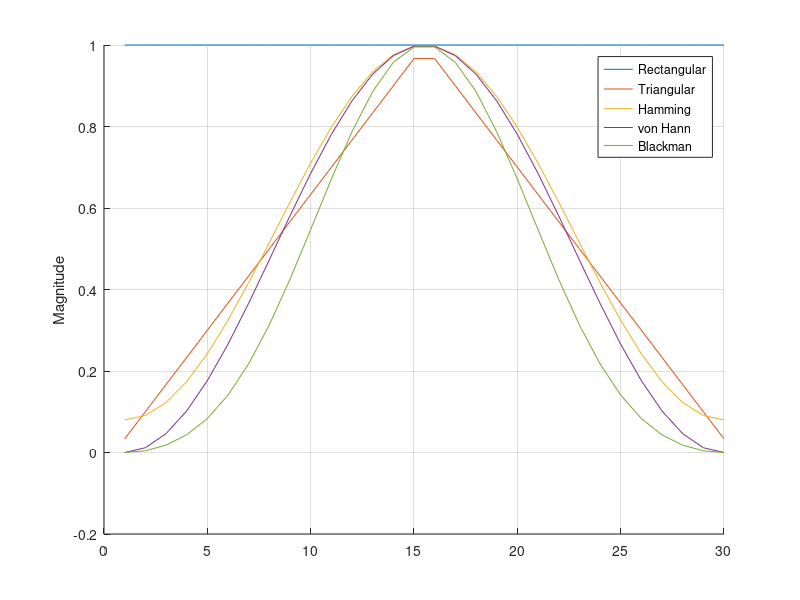

Here is the MATLAB script that generated this plot:
% Andrew Simon
% EECE 4510 - Intro to DSP

% Midterm Problem 3:
% Sketch the impulse response functions of rectangular, triangluar,
% Hamming, von Hann, and Blackman window functions for length 30.

% (1) Calculate impulse response of windows
len = 30;               %Set length to use

rect = rectwin(len);    %Use window functions for impulse response
tri = triang(len);      
ham = hamming(len);
vhan = hann(len);
bman = blackman(len);

% (2) Plot the impulse response of each window together
figure(), hold on
plot(rect)
plot(tri)
plot(ham)
plot(vhan)
plot(bman)
legend('Rectangular', 'Triangular', 'Hamming', 'von Hann', 'Blackman')

%Apply formatting to plot
grid on, ylabel('Magnitude')
